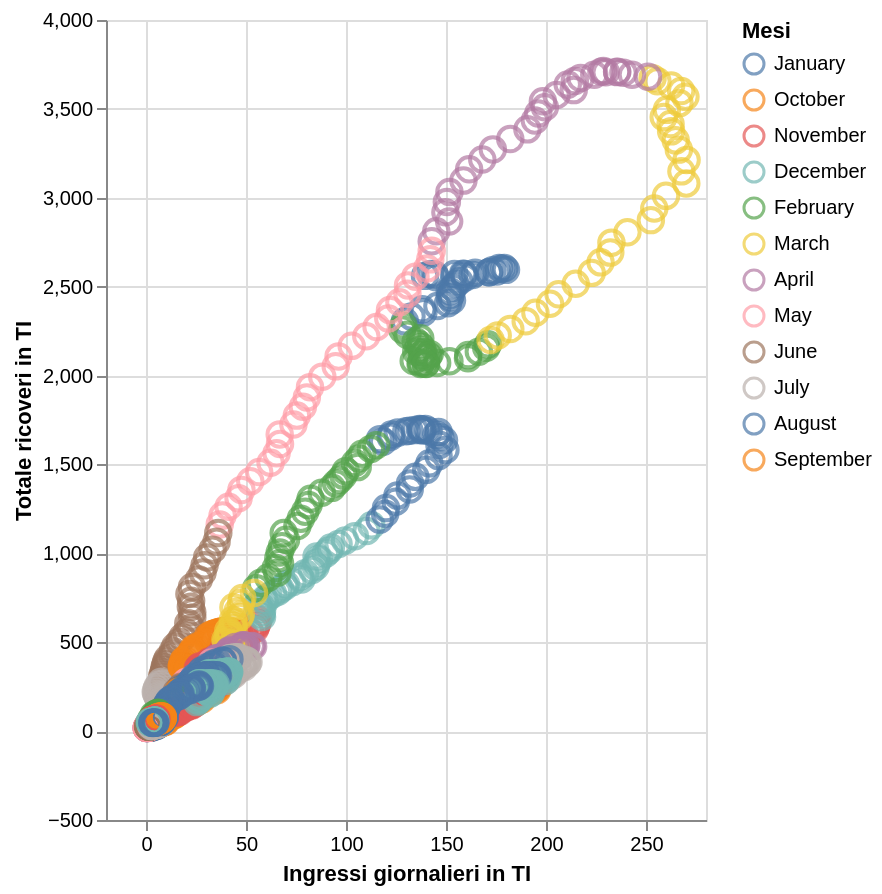

Write the Vega-Lite specification saved for this chart.
### Vega-Lite specification from a JSON file in a GitHub repository (floating-point values rounded to 4 significant figures; data arrays with more than 128 entries replaced by an {"elided": "..."} marker saying what was removed)
{"$schema": "https://vega.github.io/schema/vega-lite/v5.json", "name": "trellis_barley", "description": "Trellis", "data": {"values": {"elided": "1469 records"}, "format": {"parse": {"data": "date"}}}, "transform": [{"calculate": "timeFormat(datum.data, '%B')", "as": "Month"}], "mark": "point", "height": 400, "encoding": {"x": {"field": "ingressi_terapia_intensiva_mm", "type": "quantitative", "title": "Ingressi giornalieri in TI", "scale": {"zero": false, "padding": 10}}, "y": {"field": "terapia_intensiva_mm", "type": "quantitative", "title": "Totale ricoveri in TI", "scale": {"zero": false, "padding": 10}}, "size": {"value": 150}, "tooltip": [{"field": "data", "type": "temporal", "title": "data", "format": "%e %B %Y"}, {"field": "ingressi_terapia_intensiva_mm", "type": "quantitative", "title": "ingressi", "format": ".0f"}, {"field": "terapia_intensiva_mm", "type": "quantitative", "title": "ricoverati", "format": ".0f"}], "color": {"field": "Month", "type": "nominal", "sort": {"field": "mese"}, "legend": {"title": "Mesi"}, "scale": {"scheme": "tableau10"}}}}
